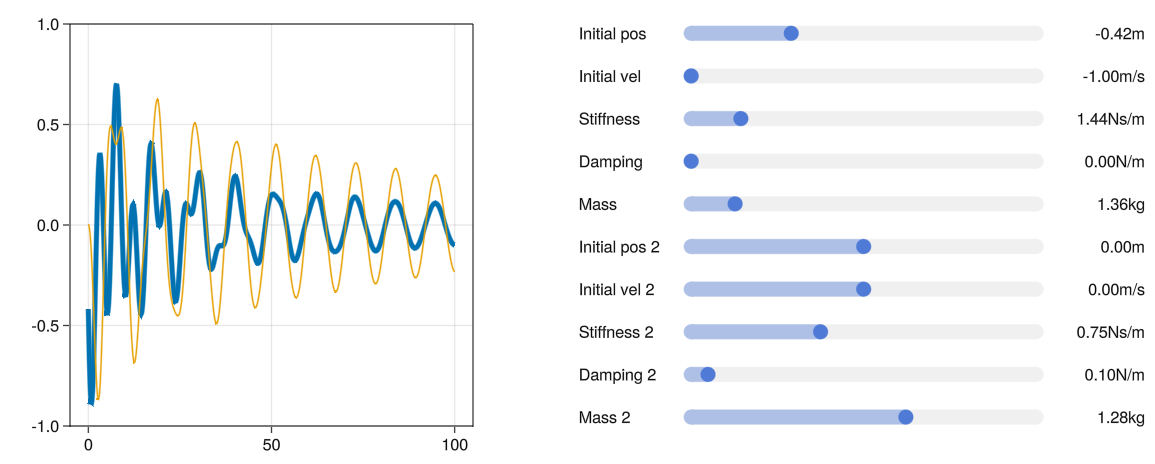

The Julia source for this figure:
using GLMakie
using DifferentialEquations
using ParameterizedFunctions
using Formatting

fig = Figure(resolution=(800, 600))
ax = Axis(fig[1, 1], aspect=1)

lsgrid = SliderGrid(fig[1,2],
    (label = "Initial pos", range = -1:0.01:1, startvalue = 0, format = "{:.2f}m"),
    (label = "Initial vel", range = -1:0.01:10, startvalue = 0, format = "{:.2f}m/s"),
    (label = "Stiffness", range = 0:0.01:10, startvalue = 1, format = "{:.2f}Ns/m"),
    (label = "Damping", range = 0:0.01:10, startvalue = 0, format = "{:.2f}N/m"),
    (label = "Mass", range = 0.1:0.01:10, startvalue = 1, format = "{:.2f}kg"),
    (label = "Initial pos 2", range = -1:0.01:1, startvalue = 0, format = "{:.2f}m"),
    (label = "Initial vel 2", range = -1:0.01:1, startvalue = 0, format = "{:.2f}m/s"),
    (label = "Stiffness 2", range = 0:0.01:2, startvalue = 0.5, format = "{:.2f}Ns/m"),
    (label = "Damping 2", range = 0:0.0025:2, startvalue = 0.1, format = "{:.2f}N/m"),
    (label = "Mass 2", range = 0.1:0.0025:2, startvalue = 1, format = "{:.2f}kg"),
)

sliderobservables = [s.value for s in lsgrid.sliders]
x₀₁, v₀₁, k₁, c₁, m₁, x₀₂, v₀₂, k₂, c₂, m₂ = sliderobservables

odeSystem = @ode_def begin
    dx₁ = v₁
    dx₂ = v₂
    dv₁ = (-(k₁ + k₂) * x₁ - (c₁ + c₂) * v₁ + k₂ *  x₂ + c₂ * v₂) / m₁
    dv₂ = (k₂ * x₁ + c₂ * v₁ - k₂ * x₂ - c₂ * v₂) / m₂
end k₁ k₂ c₁ c₂ m₁ m₂
tspan = (0, 150)

points = @lift begin
    u₀ = [$x₀₁, $x₀₂, $v₀₁, $v₀₂]
    p = [$k₁, $k₂, $c₁, $c₂, $m₁, $m₂]
    prob = ODEProblem(odeSystem, u₀, tspan, p, reltol=1e-14, abstol=1e-14)
    sol = solve(prob, alg=Vern9())
    y = [x[1] for x in sol.u]
    t = sol.t
    Point2f.(t, y)
end

points2 = @lift begin
    u₀ = [$x₀₁, $x₀₂, $v₀₁, $v₀₂]
    p = [$k₁, $k₂, $c₁, $c₂, $m₁, $m₂]
    prob = ODEProblem(odeSystem, u₀, tspan, p, reltol=1e-14, abstol=1e-14)
    sol = solve(prob, alg=Vern9())
    y = [x[2] for x in sol.u]
    t = sol.t
    Point2f.(t, y)
end

lines!(points, linewidth=5)
lines!(points2)

display(fig)
